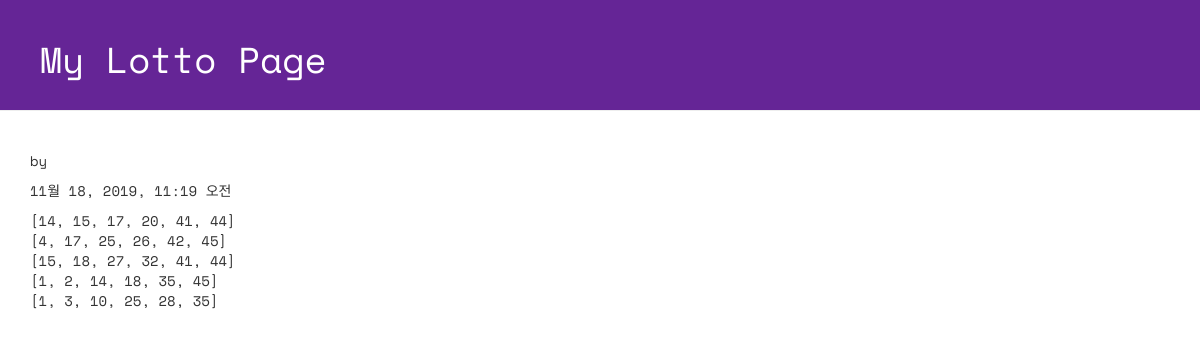
Screenshot of /lotto/2/detail with the database file from the repository.
### lotto/models.py (models this page shows, shortened)
class GuessNumbers(models.Model):
    name = models.CharField(max_length=24) # 로또 번호 리스트의 이름
    text = models.CharField(max_length=255) # 로또 번호 리스트에 대한 설명
    lottos = models.CharField(max_length=255,
        default='[1, 2, 3, 4, 5, 6]') # 로또 번호들이 담길 str
    num_lotto = models.IntegerField(default=5) # 6개 번호 set의 갯수
    update_date = models.DateTimeField()

### lotto/views.py (the view)
# urls.py: path('lotto/<int:lottokey>/detail', views.detail, name='detail'),
def detail(request, lottokey):
    lotto = GuessNumbers.objects.get(pk = lottokey) # primary key
    return render(request, "lotto/detail.html", {"lotto": lotto})

### lotto/templates/lotto/detail.html (shortened to what this page needs)
<!DOCTYPE html>
{% load staticfiles %}
<html lang="ko">
<head>
  <link rel="stylesheet" href="//maxcdn.bootstrapcdn.com/bootstrap/3.2.0/css/bootstrap.min.css">
  <link rel="stylesheet" href="//maxcdn.bootstrapcdn.com/bootstrap/3.2.0/css/bootstrap-theme.min.css">
  <link rel="stylesheet" href="{% static 'css/lotto.css'%}">
</head>
<body>
  <div class="page-header">
  <h1>My Lotto Page</h1>
  </div>
  <div class="container lotto">
    <p> by {{ lotto.name }}</p>
    <p> {{ lotto.update_date }}</p>
    <p> {{ lotto.lottos | linebreaksbr }}</p>
  </div>
</body>
</html>

### lotto/static/css/lotto.css (style rules this page uses)
.page-header { background-color: #652596; margin-top: 0; padding: 20px 20px 20px 40px; font-family: 'Space Mono', monospace; }
.page-header h1 { color: #FFFFFF; }
.container { font-family: 'Space Mono', monospace; }

### rows the page displays
GuessNumbers: update_date "11월 18, 2019, 11:19 오전", lottos "[14, 15, 17, 20, 41, 44] [4, 17, 25, 26, 42, 45] [15, 18, 27, 32, 41, 44] [1, 2, 14, 18, 35, 45] [1, 3, 10, 25, 28, 35]"
